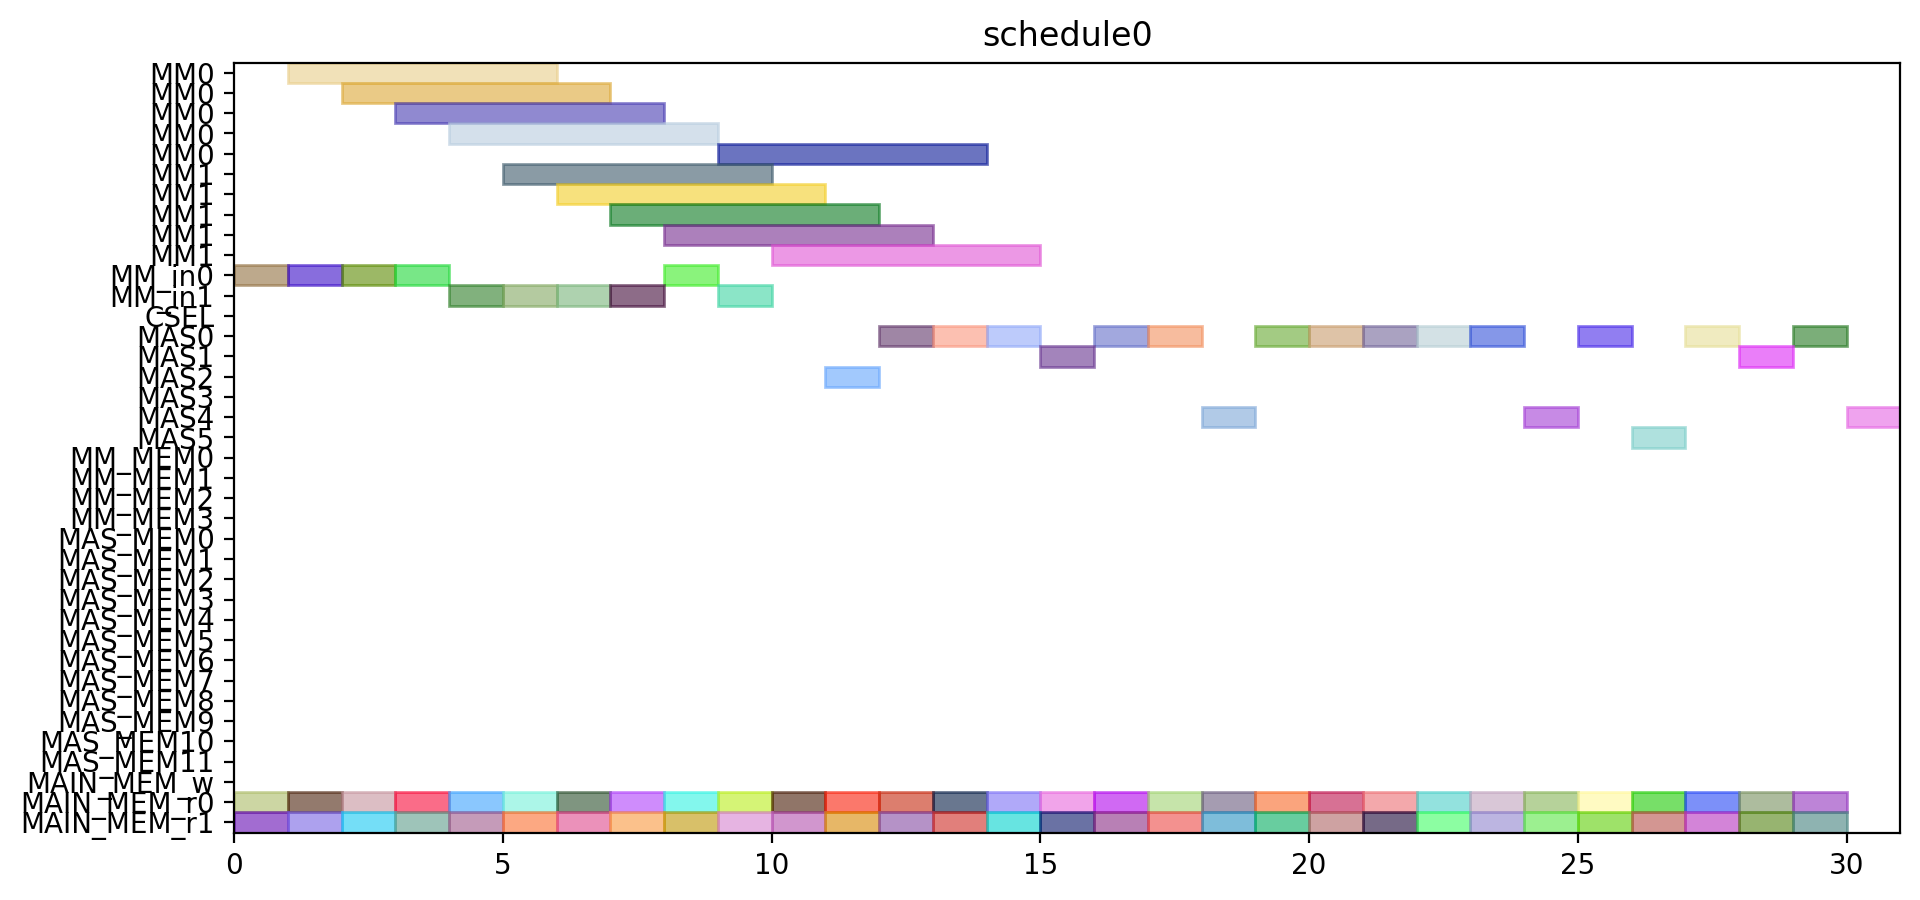

This figure's Python source:
from pyschedule import Scenario, solvers, plotters, alt


def solve():
	horizon = 131
	S = Scenario("schedule0", horizon=horizon)

	# resource
	MM = S.Resources('MM', num=2, size=5)
	MM_in = S.Resources('MM_in', num=2)
	CSEL = S.Resource('CSEL')
	MAS = S.Resources('MAS', num=6, size=1, periods=range(1, horizon))
	MM_MEM = S.Resources('MM_MEM', num=4)
	MAS_MEM = S.Resources('MAS_MEM', num=12)
	MAIN_MEM_w = S.Resource('MAIN_MEM_w', size=1)
	MAIN_MEM_r = S.Resources('MAIN_MEM_r', num=2)

	# result of previous scheduling

	# new tasks
	c_aa_a1_0 = S.Task('c_aa_a1_0', length=1, delay_cost=1)
	c_aa_a1_0 += alt(MAS)
	c_aa_a1_0_mem0 = S.Task('c_aa_a1_0_mem0', length=1, delay_cost=1)
	c_aa_a1_0_mem0 += MAIN_MEM_r[0]
	S += c_aa_a1_0_mem0 <= c_aa_a1_0

	c_aa_a1_0_mem1 = S.Task('c_aa_a1_0_mem1', length=1, delay_cost=1)
	c_aa_a1_0_mem1 += MAIN_MEM_r[1]
	S += c_aa_a1_0_mem1 <= c_aa_a1_0

	c_aa_a1_1 = S.Task('c_aa_a1_1', length=1, delay_cost=1)
	c_aa_a1_1 += alt(MAS)
	c_aa_a1_1_mem0 = S.Task('c_aa_a1_1_mem0', length=1, delay_cost=1)
	c_aa_a1_1_mem0 += MAIN_MEM_r[0]
	S += c_aa_a1_1_mem0 <= c_aa_a1_1

	c_aa_a1_1_mem1 = S.Task('c_aa_a1_1_mem1', length=1, delay_cost=1)
	c_aa_a1_1_mem1 += MAIN_MEM_r[1]
	S += c_aa_a1_1_mem1 <= c_aa_a1_1

	c_aa_t10 = S.Task('c_aa_t10', length=1, delay_cost=1)
	c_aa_t10 += alt(MAS)
	c_aa_t10_mem0 = S.Task('c_aa_t10_mem0', length=1, delay_cost=1)
	c_aa_t10_mem0 += MAIN_MEM_r[0]
	S += c_aa_t10_mem0 <= c_aa_t10

	c_aa_t10_mem1 = S.Task('c_aa_t10_mem1', length=1, delay_cost=1)
	c_aa_t10_mem1 += MAIN_MEM_r[1]
	S += c_aa_t10_mem1 <= c_aa_t10

	c_aa_t11 = S.Task('c_aa_t11', length=1, delay_cost=1)
	c_aa_t11 += alt(MAS)
	c_aa_t11_mem0 = S.Task('c_aa_t11_mem0', length=1, delay_cost=1)
	c_aa_t11_mem0 += MAIN_MEM_r[0]
	S += c_aa_t11_mem0 <= c_aa_t11

	c_aa_t11_mem1 = S.Task('c_aa_t11_mem1', length=1, delay_cost=1)
	c_aa_t11_mem1 += MAIN_MEM_r[1]
	S += c_aa_t11_mem1 <= c_aa_t11

	c_aa_t3_t0 = S.Task('c_aa_t3_t0', length=5, delay_cost=1)
	c_aa_t3_t0 += alt(MM)
	c_aa_t3_t0_in = S.Task('c_aa_t3_t0_in', length=1, delay_cost=1)
	c_aa_t3_t0_in += alt(MM_in)
	S += c_aa_t3_t0_in*MM_in[0]<=c_aa_t3_t0*MM[0]
	S += c_aa_t3_t0_in*MM_in[1]<=c_aa_t3_t0*MM[1]
	c_aa_t3_t0_mem0 = S.Task('c_aa_t3_t0_mem0', length=1, delay_cost=1)
	c_aa_t3_t0_mem0 += MAIN_MEM_r[0]
	S += c_aa_t3_t0_mem0 <= c_aa_t3_t0

	c_aa_t3_t0_mem1 = S.Task('c_aa_t3_t0_mem1', length=1, delay_cost=1)
	c_aa_t3_t0_mem1 += MAIN_MEM_r[1]
	S += c_aa_t3_t0_mem1 <= c_aa_t3_t0

	c_aa_t3_t1 = S.Task('c_aa_t3_t1', length=5, delay_cost=1)
	c_aa_t3_t1 += alt(MM)
	c_aa_t3_t1_in = S.Task('c_aa_t3_t1_in', length=1, delay_cost=1)
	c_aa_t3_t1_in += alt(MM_in)
	S += c_aa_t3_t1_in*MM_in[0]<=c_aa_t3_t1*MM[0]
	S += c_aa_t3_t1_in*MM_in[1]<=c_aa_t3_t1*MM[1]
	c_aa_t3_t1_mem0 = S.Task('c_aa_t3_t1_mem0', length=1, delay_cost=1)
	c_aa_t3_t1_mem0 += MAIN_MEM_r[0]
	S += c_aa_t3_t1_mem0 <= c_aa_t3_t1

	c_aa_t3_t1_mem1 = S.Task('c_aa_t3_t1_mem1', length=1, delay_cost=1)
	c_aa_t3_t1_mem1 += MAIN_MEM_r[1]
	S += c_aa_t3_t1_mem1 <= c_aa_t3_t1

	c_aa_t3_t2 = S.Task('c_aa_t3_t2', length=1, delay_cost=1)
	c_aa_t3_t2 += alt(MAS)
	c_aa_t3_t2_mem0 = S.Task('c_aa_t3_t2_mem0', length=1, delay_cost=1)
	c_aa_t3_t2_mem0 += MAIN_MEM_r[0]
	S += c_aa_t3_t2_mem0 <= c_aa_t3_t2

	c_aa_t3_t2_mem1 = S.Task('c_aa_t3_t2_mem1', length=1, delay_cost=1)
	c_aa_t3_t2_mem1 += MAIN_MEM_r[1]
	S += c_aa_t3_t2_mem1 <= c_aa_t3_t2

	c_aa_t3_t3 = S.Task('c_aa_t3_t3', length=1, delay_cost=1)
	c_aa_t3_t3 += alt(MAS)
	c_aa_t3_t3_mem0 = S.Task('c_aa_t3_t3_mem0', length=1, delay_cost=1)
	c_aa_t3_t3_mem0 += MAIN_MEM_r[0]
	S += c_aa_t3_t3_mem0 <= c_aa_t3_t3

	c_aa_t3_t3_mem1 = S.Task('c_aa_t3_t3_mem1', length=1, delay_cost=1)
	c_aa_t3_t3_mem1 += MAIN_MEM_r[1]
	S += c_aa_t3_t3_mem1 <= c_aa_t3_t3

	c_bb_a1_0 = S.Task('c_bb_a1_0', length=1, delay_cost=1)
	c_bb_a1_0 += alt(MAS)
	c_bb_a1_0_mem0 = S.Task('c_bb_a1_0_mem0', length=1, delay_cost=1)
	c_bb_a1_0_mem0 += MAIN_MEM_r[0]
	S += c_bb_a1_0_mem0 <= c_bb_a1_0

	c_bb_a1_0_mem1 = S.Task('c_bb_a1_0_mem1', length=1, delay_cost=1)
	c_bb_a1_0_mem1 += MAIN_MEM_r[1]
	S += c_bb_a1_0_mem1 <= c_bb_a1_0

	c_bb_a1_1 = S.Task('c_bb_a1_1', length=1, delay_cost=1)
	c_bb_a1_1 += alt(MAS)
	c_bb_a1_1_mem0 = S.Task('c_bb_a1_1_mem0', length=1, delay_cost=1)
	c_bb_a1_1_mem0 += MAIN_MEM_r[0]
	S += c_bb_a1_1_mem0 <= c_bb_a1_1

	c_bb_a1_1_mem1 = S.Task('c_bb_a1_1_mem1', length=1, delay_cost=1)
	c_bb_a1_1_mem1 += MAIN_MEM_r[1]
	S += c_bb_a1_1_mem1 <= c_bb_a1_1

	c_bb_t10 = S.Task('c_bb_t10', length=1, delay_cost=1)
	c_bb_t10 += alt(MAS)
	c_bb_t10_mem0 = S.Task('c_bb_t10_mem0', length=1, delay_cost=1)
	c_bb_t10_mem0 += MAIN_MEM_r[0]
	S += c_bb_t10_mem0 <= c_bb_t10

	c_bb_t10_mem1 = S.Task('c_bb_t10_mem1', length=1, delay_cost=1)
	c_bb_t10_mem1 += MAIN_MEM_r[1]
	S += c_bb_t10_mem1 <= c_bb_t10

	c_bb_t11 = S.Task('c_bb_t11', length=1, delay_cost=1)
	c_bb_t11 += alt(MAS)
	c_bb_t11_mem0 = S.Task('c_bb_t11_mem0', length=1, delay_cost=1)
	c_bb_t11_mem0 += MAIN_MEM_r[0]
	S += c_bb_t11_mem0 <= c_bb_t11

	c_bb_t11_mem1 = S.Task('c_bb_t11_mem1', length=1, delay_cost=1)
	c_bb_t11_mem1 += MAIN_MEM_r[1]
	S += c_bb_t11_mem1 <= c_bb_t11

	c_bb_t3_t0 = S.Task('c_bb_t3_t0', length=5, delay_cost=1)
	c_bb_t3_t0 += alt(MM)
	c_bb_t3_t0_in = S.Task('c_bb_t3_t0_in', length=1, delay_cost=1)
	c_bb_t3_t0_in += alt(MM_in)
	S += c_bb_t3_t0_in*MM_in[0]<=c_bb_t3_t0*MM[0]
	S += c_bb_t3_t0_in*MM_in[1]<=c_bb_t3_t0*MM[1]
	c_bb_t3_t0_mem0 = S.Task('c_bb_t3_t0_mem0', length=1, delay_cost=1)
	c_bb_t3_t0_mem0 += MAIN_MEM_r[0]
	S += c_bb_t3_t0_mem0 <= c_bb_t3_t0

	c_bb_t3_t0_mem1 = S.Task('c_bb_t3_t0_mem1', length=1, delay_cost=1)
	c_bb_t3_t0_mem1 += MAIN_MEM_r[1]
	S += c_bb_t3_t0_mem1 <= c_bb_t3_t0

	c_bb_t3_t1 = S.Task('c_bb_t3_t1', length=5, delay_cost=1)
	c_bb_t3_t1 += alt(MM)
	c_bb_t3_t1_in = S.Task('c_bb_t3_t1_in', length=1, delay_cost=1)
	c_bb_t3_t1_in += alt(MM_in)
	S += c_bb_t3_t1_in*MM_in[0]<=c_bb_t3_t1*MM[0]
	S += c_bb_t3_t1_in*MM_in[1]<=c_bb_t3_t1*MM[1]
	c_bb_t3_t1_mem0 = S.Task('c_bb_t3_t1_mem0', length=1, delay_cost=1)
	c_bb_t3_t1_mem0 += MAIN_MEM_r[0]
	S += c_bb_t3_t1_mem0 <= c_bb_t3_t1

	c_bb_t3_t1_mem1 = S.Task('c_bb_t3_t1_mem1', length=1, delay_cost=1)
	c_bb_t3_t1_mem1 += MAIN_MEM_r[1]
	S += c_bb_t3_t1_mem1 <= c_bb_t3_t1

	c_bb_t3_t2 = S.Task('c_bb_t3_t2', length=1, delay_cost=1)
	c_bb_t3_t2 += alt(MAS)
	c_bb_t3_t2_mem0 = S.Task('c_bb_t3_t2_mem0', length=1, delay_cost=1)
	c_bb_t3_t2_mem0 += MAIN_MEM_r[0]
	S += c_bb_t3_t2_mem0 <= c_bb_t3_t2

	c_bb_t3_t2_mem1 = S.Task('c_bb_t3_t2_mem1', length=1, delay_cost=1)
	c_bb_t3_t2_mem1 += MAIN_MEM_r[1]
	S += c_bb_t3_t2_mem1 <= c_bb_t3_t2

	c_bb_t3_t3 = S.Task('c_bb_t3_t3', length=1, delay_cost=1)
	c_bb_t3_t3 += alt(MAS)
	c_bb_t3_t3_mem0 = S.Task('c_bb_t3_t3_mem0', length=1, delay_cost=1)
	c_bb_t3_t3_mem0 += MAIN_MEM_r[0]
	S += c_bb_t3_t3_mem0 <= c_bb_t3_t3

	c_bb_t3_t3_mem1 = S.Task('c_bb_t3_t3_mem1', length=1, delay_cost=1)
	c_bb_t3_t3_mem1 += MAIN_MEM_r[1]
	S += c_bb_t3_t3_mem1 <= c_bb_t3_t3

	c_cc_a1_0 = S.Task('c_cc_a1_0', length=1, delay_cost=1)
	c_cc_a1_0 += alt(MAS)
	c_cc_a1_0_mem0 = S.Task('c_cc_a1_0_mem0', length=1, delay_cost=1)
	c_cc_a1_0_mem0 += MAIN_MEM_r[0]
	S += c_cc_a1_0_mem0 <= c_cc_a1_0

	c_cc_a1_0_mem1 = S.Task('c_cc_a1_0_mem1', length=1, delay_cost=1)
	c_cc_a1_0_mem1 += MAIN_MEM_r[1]
	S += c_cc_a1_0_mem1 <= c_cc_a1_0

	c_cc_a1_1 = S.Task('c_cc_a1_1', length=1, delay_cost=1)
	c_cc_a1_1 += alt(MAS)
	c_cc_a1_1_mem0 = S.Task('c_cc_a1_1_mem0', length=1, delay_cost=1)
	c_cc_a1_1_mem0 += MAIN_MEM_r[0]
	S += c_cc_a1_1_mem0 <= c_cc_a1_1

	c_cc_a1_1_mem1 = S.Task('c_cc_a1_1_mem1', length=1, delay_cost=1)
	c_cc_a1_1_mem1 += MAIN_MEM_r[1]
	S += c_cc_a1_1_mem1 <= c_cc_a1_1

	c_cc_t10 = S.Task('c_cc_t10', length=1, delay_cost=1)
	c_cc_t10 += alt(MAS)
	c_cc_t10_mem0 = S.Task('c_cc_t10_mem0', length=1, delay_cost=1)
	c_cc_t10_mem0 += MAIN_MEM_r[0]
	S += c_cc_t10_mem0 <= c_cc_t10

	c_cc_t10_mem1 = S.Task('c_cc_t10_mem1', length=1, delay_cost=1)
	c_cc_t10_mem1 += MAIN_MEM_r[1]
	S += c_cc_t10_mem1 <= c_cc_t10

	c_cc_t11 = S.Task('c_cc_t11', length=1, delay_cost=1)
	c_cc_t11 += alt(MAS)
	c_cc_t11_mem0 = S.Task('c_cc_t11_mem0', length=1, delay_cost=1)
	c_cc_t11_mem0 += MAIN_MEM_r[0]
	S += c_cc_t11_mem0 <= c_cc_t11

	c_cc_t11_mem1 = S.Task('c_cc_t11_mem1', length=1, delay_cost=1)
	c_cc_t11_mem1 += MAIN_MEM_r[1]
	S += c_cc_t11_mem1 <= c_cc_t11

	c_cc_t3_t0 = S.Task('c_cc_t3_t0', length=5, delay_cost=1)
	c_cc_t3_t0 += alt(MM)
	c_cc_t3_t0_in = S.Task('c_cc_t3_t0_in', length=1, delay_cost=1)
	c_cc_t3_t0_in += alt(MM_in)
	S += c_cc_t3_t0_in*MM_in[0]<=c_cc_t3_t0*MM[0]
	S += c_cc_t3_t0_in*MM_in[1]<=c_cc_t3_t0*MM[1]
	c_cc_t3_t0_mem0 = S.Task('c_cc_t3_t0_mem0', length=1, delay_cost=1)
	c_cc_t3_t0_mem0 += MAIN_MEM_r[0]
	S += c_cc_t3_t0_mem0 <= c_cc_t3_t0

	c_cc_t3_t0_mem1 = S.Task('c_cc_t3_t0_mem1', length=1, delay_cost=1)
	c_cc_t3_t0_mem1 += MAIN_MEM_r[1]
	S += c_cc_t3_t0_mem1 <= c_cc_t3_t0

	c_cc_t3_t1 = S.Task('c_cc_t3_t1', length=5, delay_cost=1)
	c_cc_t3_t1 += alt(MM)
	c_cc_t3_t1_in = S.Task('c_cc_t3_t1_in', length=1, delay_cost=1)
	c_cc_t3_t1_in += alt(MM_in)
	S += c_cc_t3_t1_in*MM_in[0]<=c_cc_t3_t1*MM[0]
	S += c_cc_t3_t1_in*MM_in[1]<=c_cc_t3_t1*MM[1]
	c_cc_t3_t1_mem0 = S.Task('c_cc_t3_t1_mem0', length=1, delay_cost=1)
	c_cc_t3_t1_mem0 += MAIN_MEM_r[0]
	S += c_cc_t3_t1_mem0 <= c_cc_t3_t1

	c_cc_t3_t1_mem1 = S.Task('c_cc_t3_t1_mem1', length=1, delay_cost=1)
	c_cc_t3_t1_mem1 += MAIN_MEM_r[1]
	S += c_cc_t3_t1_mem1 <= c_cc_t3_t1

	c_cc_t3_t2 = S.Task('c_cc_t3_t2', length=1, delay_cost=1)
	c_cc_t3_t2 += alt(MAS)
	c_cc_t3_t2_mem0 = S.Task('c_cc_t3_t2_mem0', length=1, delay_cost=1)
	c_cc_t3_t2_mem0 += MAIN_MEM_r[0]
	S += c_cc_t3_t2_mem0 <= c_cc_t3_t2

	c_cc_t3_t2_mem1 = S.Task('c_cc_t3_t2_mem1', length=1, delay_cost=1)
	c_cc_t3_t2_mem1 += MAIN_MEM_r[1]
	S += c_cc_t3_t2_mem1 <= c_cc_t3_t2

	c_cc_t3_t3 = S.Task('c_cc_t3_t3', length=1, delay_cost=1)
	c_cc_t3_t3 += alt(MAS)
	c_cc_t3_t3_mem0 = S.Task('c_cc_t3_t3_mem0', length=1, delay_cost=1)
	c_cc_t3_t3_mem0 += MAIN_MEM_r[0]
	S += c_cc_t3_t3_mem0 <= c_cc_t3_t3

	c_cc_t3_t3_mem1 = S.Task('c_cc_t3_t3_mem1', length=1, delay_cost=1)
	c_cc_t3_t3_mem1 += MAIN_MEM_r[1]
	S += c_cc_t3_t3_mem1 <= c_cc_t3_t3

	c_ab_t0_t0 = S.Task('c_ab_t0_t0', length=5, delay_cost=1)
	c_ab_t0_t0 += alt(MM)
	c_ab_t0_t0_in = S.Task('c_ab_t0_t0_in', length=1, delay_cost=1)
	c_ab_t0_t0_in += alt(MM_in)
	S += c_ab_t0_t0_in*MM_in[0]<=c_ab_t0_t0*MM[0]
	S += c_ab_t0_t0_in*MM_in[1]<=c_ab_t0_t0*MM[1]
	c_ab_t0_t0_mem0 = S.Task('c_ab_t0_t0_mem0', length=1, delay_cost=1)
	c_ab_t0_t0_mem0 += MAIN_MEM_r[0]
	S += c_ab_t0_t0_mem0 <= c_ab_t0_t0

	c_ab_t0_t0_mem1 = S.Task('c_ab_t0_t0_mem1', length=1, delay_cost=1)
	c_ab_t0_t0_mem1 += MAIN_MEM_r[1]
	S += c_ab_t0_t0_mem1 <= c_ab_t0_t0

	c_ab_t0_t1 = S.Task('c_ab_t0_t1', length=5, delay_cost=1)
	c_ab_t0_t1 += alt(MM)
	c_ab_t0_t1_in = S.Task('c_ab_t0_t1_in', length=1, delay_cost=1)
	c_ab_t0_t1_in += alt(MM_in)
	S += c_ab_t0_t1_in*MM_in[0]<=c_ab_t0_t1*MM[0]
	S += c_ab_t0_t1_in*MM_in[1]<=c_ab_t0_t1*MM[1]
	c_ab_t0_t1_mem0 = S.Task('c_ab_t0_t1_mem0', length=1, delay_cost=1)
	c_ab_t0_t1_mem0 += MAIN_MEM_r[0]
	S += c_ab_t0_t1_mem0 <= c_ab_t0_t1

	c_ab_t0_t1_mem1 = S.Task('c_ab_t0_t1_mem1', length=1, delay_cost=1)
	c_ab_t0_t1_mem1 += MAIN_MEM_r[1]
	S += c_ab_t0_t1_mem1 <= c_ab_t0_t1

	c_ab_t0_t2 = S.Task('c_ab_t0_t2', length=1, delay_cost=1)
	c_ab_t0_t2 += alt(MAS)
	c_ab_t0_t2_mem0 = S.Task('c_ab_t0_t2_mem0', length=1, delay_cost=1)
	c_ab_t0_t2_mem0 += MAIN_MEM_r[0]
	S += c_ab_t0_t2_mem0 <= c_ab_t0_t2

	c_ab_t0_t2_mem1 = S.Task('c_ab_t0_t2_mem1', length=1, delay_cost=1)
	c_ab_t0_t2_mem1 += MAIN_MEM_r[1]
	S += c_ab_t0_t2_mem1 <= c_ab_t0_t2

	c_ab_t0_t3 = S.Task('c_ab_t0_t3', length=1, delay_cost=1)
	c_ab_t0_t3 += alt(MAS)
	c_ab_t0_t3_mem0 = S.Task('c_ab_t0_t3_mem0', length=1, delay_cost=1)
	c_ab_t0_t3_mem0 += MAIN_MEM_r[0]
	S += c_ab_t0_t3_mem0 <= c_ab_t0_t3

	c_ab_t0_t3_mem1 = S.Task('c_ab_t0_t3_mem1', length=1, delay_cost=1)
	c_ab_t0_t3_mem1 += MAIN_MEM_r[1]
	S += c_ab_t0_t3_mem1 <= c_ab_t0_t3

	c_ab_t1_t0 = S.Task('c_ab_t1_t0', length=5, delay_cost=1)
	c_ab_t1_t0 += alt(MM)
	c_ab_t1_t0_in = S.Task('c_ab_t1_t0_in', length=1, delay_cost=1)
	c_ab_t1_t0_in += alt(MM_in)
	S += c_ab_t1_t0_in*MM_in[0]<=c_ab_t1_t0*MM[0]
	S += c_ab_t1_t0_in*MM_in[1]<=c_ab_t1_t0*MM[1]
	c_ab_t1_t0_mem0 = S.Task('c_ab_t1_t0_mem0', length=1, delay_cost=1)
	c_ab_t1_t0_mem0 += MAIN_MEM_r[0]
	S += c_ab_t1_t0_mem0 <= c_ab_t1_t0

	c_ab_t1_t0_mem1 = S.Task('c_ab_t1_t0_mem1', length=1, delay_cost=1)
	c_ab_t1_t0_mem1 += MAIN_MEM_r[1]
	S += c_ab_t1_t0_mem1 <= c_ab_t1_t0

	c_ab_t1_t1 = S.Task('c_ab_t1_t1', length=5, delay_cost=1)
	c_ab_t1_t1 += alt(MM)
	c_ab_t1_t1_in = S.Task('c_ab_t1_t1_in', length=1, delay_cost=1)
	c_ab_t1_t1_in += alt(MM_in)
	S += c_ab_t1_t1_in*MM_in[0]<=c_ab_t1_t1*MM[0]
	S += c_ab_t1_t1_in*MM_in[1]<=c_ab_t1_t1*MM[1]
	c_ab_t1_t1_mem0 = S.Task('c_ab_t1_t1_mem0', length=1, delay_cost=1)
	c_ab_t1_t1_mem0 += MAIN_MEM_r[0]
	S += c_ab_t1_t1_mem0 <= c_ab_t1_t1

	c_ab_t1_t1_mem1 = S.Task('c_ab_t1_t1_mem1', length=1, delay_cost=1)
	c_ab_t1_t1_mem1 += MAIN_MEM_r[1]
	S += c_ab_t1_t1_mem1 <= c_ab_t1_t1

	solvers.mip.solve(S,msg=1,kind='CPLEX',ratio_gap=1.01)

	solution = [['hoge']*len(S.solution()[1]) for i in range(len(S.solution()))]
	for i in range(len(S.solution())):
		for j in range(len(S.solution()[i])):
			solution[i][j]=str(S.solution()[i][j])
	print(solution)

	cycles = int(solution[-1][3])

	pic_file_name = "/home/mfukuda/ABE/multiRAM_multiMAS_16mux/scheduling_result/stage5MM2_stage1MAS6/FP12_INV_BEFORE_FPINV/schedule0.png"
	if(S.solution() != []):
		plotters.matplotlib.plot(S,img_filename=pic_file_name, show_task_labels=False, fig_size=(cycles*0.25+3, 5))

	return solution
